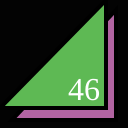
Frame 1 (no input)
Frame 60 (no input): identical to frame 1, image omitted
Frame 120 (the mouse pressed at the canvas centre since frame 60): identical to frame 1, image omitted

The p5.js sketch that drew this single still picture (run headless with seeded random() and noise() and a simulated clock; from frame 60 on, the mouse is pressed at the canvas centre):

// p5.js sketch
// ── sketch.js
function setup() {
  createCanvas(128,128);
}

function draw() {
  background(3);
  strokeWeight(4);
  fill(178, 100, 162);
  triangle(12,120,116,120,116,10);
  fill(94, 185, 84);
  triangle(0,108,106,108,106,0);
  fill(255);
  textSize(32);
  textFont("serif");
  text("46", 68, 100);
}
